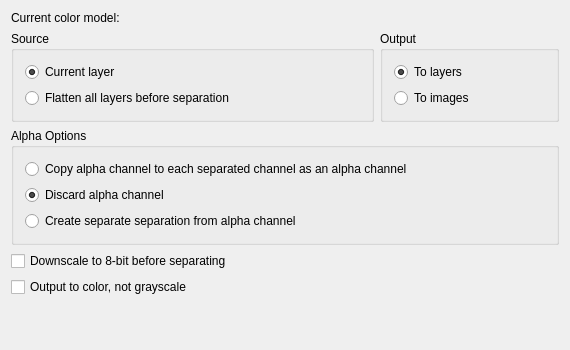
<?xml version="1.0" encoding="UTF-8"?>
<ui version="4.0">
 <class>WdgSeparations</class>
 <widget class="QWidget" name="WdgSeparations">
  <property name="geometry">
   <rect>
    <x>0</x>
    <y>0</y>
    <width>570</width>
    <height>350</height>
   </rect>
  </property>
  <layout class="QGridLayout">
   <item row="0" column="0">
    <widget class="QLabel" name="textLabel1">
     <property name="text">
      <string>Current color model:</string>
     </property>
     <property name="wordWrap">
      <bool>false</bool>
     </property>
    </widget>
   </item>
   <item row="0" column="1" colspan="2">
    <widget class="QLabel" name="lblColormodel">
     <property name="text">
      <string/>
     </property>
     <property name="wordWrap">
      <bool>false</bool>
     </property>
    </widget>
   </item>
   <item row="1" column="0" colspan="2">
    <widget class="Q3ButtonGroup" name="grpSource">
     <property name="sizePolicy">
      <sizepolicy hsizetype="Expanding" vsizetype="Preferred">
       <horstretch>0</horstretch>
       <verstretch>0</verstretch>
      </sizepolicy>
     </property>
     <property name="title">
      <string>Source</string>
     </property>
     <layout class="QGridLayout">
      <item row="0" column="0">
       <widget class="QRadioButton" name="radioCurrentLayer">
        <property name="text">
         <string>Current layer</string>
        </property>
        <property name="checked">
         <bool>true</bool>
        </property>
       </widget>
      </item>
      <item row="1" column="0">
       <widget class="QRadioButton" name="radioAllLayers">
        <property name="text">
         <string>Flatten all layers before separation</string>
        </property>
       </widget>
      </item>
     </layout>
    </widget>
   </item>
   <item row="1" column="2">
    <widget class="Q3ButtonGroup" name="grpOutput">
     <property name="title">
      <string>Output</string>
     </property>
     <layout class="QGridLayout">
      <item row="0" column="0">
       <widget class="QRadioButton" name="radioLayers">
        <property name="text">
         <string>To layers</string>
        </property>
        <property name="checked">
         <bool>true</bool>
        </property>
       </widget>
      </item>
      <item row="1" column="0">
       <widget class="QRadioButton" name="radioImages">
        <property name="text">
         <string>To images</string>
        </property>
       </widget>
      </item>
     </layout>
    </widget>
   </item>
   <item row="2" column="0" colspan="3">
    <widget class="Q3ButtonGroup" name="grpAlpha">
     <property name="title">
      <string>Alpha Options</string>
     </property>
     <layout class="QGridLayout">
      <item row="0" column="0">
       <widget class="QRadioButton" name="radioCopyAlpha">
        <property name="text">
         <string>Copy alpha channel to each separated channel as an alpha channel</string>
        </property>
       </widget>
      </item>
      <item row="1" column="0">
       <widget class="QRadioButton" name="radioDiscardAlpha">
        <property name="text">
         <string>Discard alpha channel</string>
        </property>
        <property name="checked">
         <bool>true</bool>
        </property>
       </widget>
      </item>
      <item row="2" column="0">
       <widget class="QRadioButton" name="radioSeparateAlpha">
        <property name="text">
         <string>Create separate separation from alpha channel</string>
        </property>
       </widget>
      </item>
     </layout>
    </widget>
   </item>
   <item row="3" column="0" colspan="3">
    <widget class="QCheckBox" name="chkDownscale">
     <property name="text">
      <string>Downscale to 8-bit before separating</string>
     </property>
    </widget>
   </item>
   <item row="4" column="0" colspan="3">
    <widget class="QCheckBox" name="chkColors">
     <property name="text">
      <string>Output to color, not grayscale</string>
     </property>
    </widget>
   </item>
   <item row="5" column="1">
    <spacer>
     <property name="orientation">
      <enum>Qt::Vertical</enum>
     </property>
     <property name="sizeType">
      <enum>QSizePolicy::Expanding</enum>
     </property>
     <property name="sizeHint" stdset="0">
      <size>
       <width>20</width>
       <height>16</height>
      </size>
     </property>
    </spacer>
   </item>
  </layout>
 </widget>
 <layoutdefault spacing="6" margin="11"/>
 <customwidgets>
  <customwidget>
   <class>Q3GroupBox</class>
   <extends>QGroupBox</extends>
   <header>Qt3Support/Q3GroupBox</header>
   <container>1</container>
  </customwidget>
  <customwidget>
   <class>Q3ButtonGroup</class>
   <extends>Q3GroupBox</extends>
   <header>Qt3Support/Q3ButtonGroup</header>
   <container>1</container>
  </customwidget>
 </customwidgets>
 <tabstops>
  <tabstop>radioCurrentLayer</tabstop>
  <tabstop>radioLayers</tabstop>
  <tabstop>radioDiscardAlpha</tabstop>
  <tabstop>chkDownscale</tabstop>
  <tabstop>chkColors</tabstop>
 </tabstops>
 <resources/>
 <connections/>
</ui>
